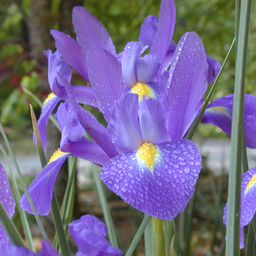
#> input picture Unidad_05/flowers.tif, 256 x 256 px, shrunk from 600 x 600 before the run, given in place of peppers.png, which was not available
$ python PDI_U5_Color_p1.py
#> lines starting #> are read from the running program, lines starting #| are printed output that depends on the picture; after the words box and inside, x2 and y2 are one past the last pixel; in counts of white or black regions, pixels touching at a corner belong together; pictures that were not available may be replaced by others from this repository, and a replacement may not be noted
import cv2
import numpy as np
import matplotlib.pyplot as plt

# --- Imagen RGB ------------------------------------------------------------------------
img = cv2.imread('peppers.png')
#> img is the input picture: shape (256, 256, 3); mean B, G, R 137, 105.9, 115.1
plt.figure(1), plt.imshow(img), plt.show(block=False)  # Acá se puede observar que OpenCV carga la imagen como BGR.

# --- Acomodamos canales ----------------------------------------------------------------
img_RGB = cv2.cvtColor(img, cv2.COLOR_BGR2RGB)
plt.figure(2), plt.imshow(img_RGB), plt.show(block=False)

# --- Separar canales -------------------------------------------------------------------
B, G, R = cv2.split(img)
plt.figure(3), plt.imshow(R, cmap='gray'), plt.title("Canal R"), plt.colorbar(), plt.show(block=False)

plt.figure()
ax1 = plt.subplot(221); plt.xticks([]), plt.yticks([]), plt.imshow(img_RGB), plt.title('Imagen RGB')
plt.subplot(222,sharex=ax1,sharey=ax1), plt.imshow(R,cmap='gray'), plt.title('Canal R')
plt.subplot(223,sharex=ax1,sharey=ax1), plt.imshow(G,cmap='gray'), plt.title('Canal G')
plt.subplot(224,sharex=ax1,sharey=ax1), plt.imshow(B,cmap='gray'), plt.title('Canal B')
plt.show(block=False)

# --- Modifico un canal ---------------------------------------------------------------
# img2 = img_RGB    # No! así crea una referencia: si se modifica una, se modifica la otra también.
img2 = img_RGB.copy()  # Así crea una copia. Otra forma sería "img2 = np.array(img_RGB)"
img2[:,:,0] = 0
plt.figure, plt.imshow(img2), plt.title('Canal R anulado'), plt.show(block=False)

R2 = R.copy()
R2 = R2*0.5
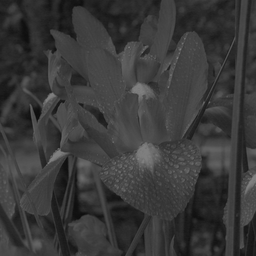
#> R2: shape (256, 256) float64; min 12, max 127.5, mean 57.6
R2 = R2.astype(np.uint8)
img3 = cv2.merge((R2,G,B))
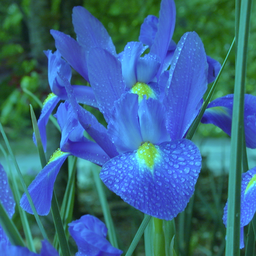
#> img3: shape (256, 256, 3); mean R, G, B 57.3, 105.9, 137
plt.figure, plt.imshow(img3), plt.title('Canal R escalado'), plt.show(block=False)

plt.figure
ax1 = plt.subplot(221); plt.xticks([]), plt.yticks([]), plt.imshow(img_RGB), plt.title('Imagen RGB')
plt.subplot(222,sharex=ax1,sharey=ax1), plt.imshow(img2,cmap='gray'), plt.title('Canal R anulado')
plt.subplot(223,sharex=ax1,sharey=ax1), plt.imshow(img3), plt.title('Canal R escalado')
plt.show()

# --- Imagen Indexada -------------------------------------------------------------------
# img = cv2.imread('peppers.png')         # N_colours= 99.059  --> Nbytes_img_idx/Nbytes_img: uint32 = 1.83
img = cv2.imread('home.jpg')            # N_colours= 51.711  --> Nbytes_img_idx/Nbytes_img: uint32 = 1.59 | uint16 = 0.93
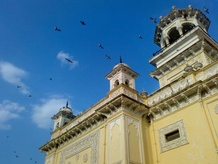
#> input picture Unidad_05/home.jpg, 218 x 164 px, shrunk from 512 x 384 before the run
#> img is the input picture: shape (164, 218, 3); mean B, G, R 141.2, 123.9, 91.6
# img = cv2.imread('flowers.tif')       # N_colours= 120.260 --> Nbytes_img_idx/Nbytes_img: uint32 = 1.667  # Cuidado! puede demorar mucho en correr...
img = cv2.cvtColor(img, cv2.COLOR_BGR2RGB)

# Obtengo colores
img_pixels = img.reshape(-1,3)
# colours = np.unique(img_pixels, axis=0)
colours, counts = np.unique(img_pixels, axis=0, return_counts=True)
#> counts = 17291 values, max 102 at index 132, min 1 at index 2, mean 2.07
idx = np.argsort(counts)        # Opcional:
#> idx = 17291 values, max 17290 at index 0, min 0 at index 13075, mean 8645
counts = counts[idx]            # Ordeno los colores segun su frecuencia de aparición
#> counts = 17291 values from 1 to 102
colours = colours[idx]          # El ultimo elemento de counts posee el color con mayor frec. de aparición.
N_colours = colours.shape[0]
#> N_colours = 17291

# Genero imagen indexada
img_idx = -np.ones(img.shape[:-1])
for ii in range(N_colours):
    # --- Version legible ---------------------------------------------------------------------
    col_sel = colours[ii]
    maskR = img[:,:,0] == col_sel[0]
    maskG = img[:,:,1] == col_sel[1]
    maskB = img[:,:,2] == col_sel[2]
    mask = maskR & maskG & maskB
    img_idx[mask] = ii
#> this loop made 17291 passes
#> col_sel on passes 1 to 3: [239, 223, 210], [112, 120, 99], [112, 125, 116]
#> pass 1, `maskR = img[:,:,0] == col_sel[0]`:
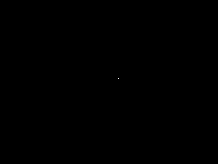
#> maskR: shape (164, 218) bool; 0% white in thin lines or dots, all inside (x1, y1, x2, y2) = (118, 78, 119, 79)
#> after the loop:
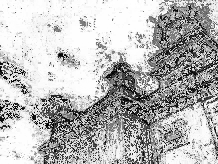
#> img_idx: shape (164, 218) float64; min 0, max 17290, mean 12582.5; drawn with min black and max white
    # --- Version compacta -------------------------------------------------------------------
    # img_idx[(img[:,:,0] == colours[ii][0]) & (img[:,:,1] == colours[ii][1]) & (img[:,:,2] == colours[ii][2])] = ii
    # --- Otra version -------------------------------------------------------------------------
    # mask = cv2.inRange(img, colours[ii], colours[ii])  # https://docs.opencv.org/3.4/d2/de8/group__core__array.html#ga48af0ab51e36436c5d04340e036ce981
    # img_idx[mask>0] = ii

plt.figure(), plt.imshow(img_idx, cmap="gray"), plt.show(block=False)
img_idx.max()
img_idx.min()

# Check & Conversion
np.any(img_idx==-1) # Verificamos que ningún pixel quedó sin asignar...
img_idx = np.uint32(img_idx)        # Rango: [0 2^32-1] --> [0 4.294.967.295]
img_idx = np.uint16(img_idx)      # Rango: [0 2^16-1] --> [0 65.535]
img_idx.dtype

# Calculo de relación de bytes
Nbytes_img_idx = 4*np.prod(img_idx.shape) + np.prod(colours.shape)  # uint32: 4 bytes
#> Nbytes_img_idx = 194881
Nbytes_img_idx = 2*np.prod(img_idx.shape) + np.prod(colours.shape)  # uint16: 2 bytes
#> Nbytes_img_idx = 123377
Nbytes_img = np.prod(img.shape)
#> Nbytes_img = 107256
Nbytes_img_idx/Nbytes_img

# Plots
plt.figure()
ax1 = plt.subplot(221); plt.xticks([]), plt.yticks([]), plt.imshow(img), plt.title('Imagen Original'), plt.colorbar()
plt.subplot(222,sharex=ax1,sharey=ax1), plt.imshow(img_idx, cmap="gray"), plt.title('Imagen Indexada - Indices'), plt.colorbar()
plt.subplot(223,sharex=ax1,sharey=ax1), plt.imshow(img_idx, cmap="jet"), plt.title('Imagen Indexada - jet'), plt.colorbar()
plt.subplot(224,sharex=ax1,sharey=ax1), plt.imshow(img_idx, cmap="hot"), plt.title('Imagen Indexada - hot'), plt.colorbar()
plt.show(block=False)

# Plot opcional (cuando los colores están ordenados)
P = 5   # 5 - 20 - 50 - 80
img_idx_topValues_mask = cv2.inRange(np.int32(img_idx), (N_colours-1)*(100-P)/100, (N_colours-1))
#> img_idx_topValues_mask: shape (164, 218); 35.2% white; 299 white regions (290 under 20 px), largest, box (x1, y1, x2, y2) and area: (0, 0, 161, 99) 9316, (0, 111, 42, 164) 1233, (163, 104, 214, 164) 680
img_idx_topValues = cv2.bitwise_and(img, img, mask= img_idx_topValues_mask)
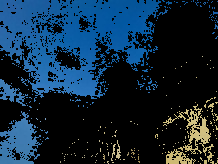
#> img_idx_topValues: shape (164, 218, 3); mean R, G, B 16.1, 38.9, 58.1
# img_idx_topValues = img.copy()                              # Lo mismo que antes...
# img_idx_topValues[img_idx_topValues_mask<255, :] = 0            # pero de manera "manual".
porc = 100* np.sum(img_idx_topValues_mask>0) / np.prod(img_idx_topValues_mask.shape)
#> porc = 35.2

plt.figure()
ax1 = plt.subplot(221)
plt.xticks([]), plt.yticks([]), plt.imshow(img), plt.title('Imagen Original'), plt.colorbar()
plt.subplot(222,sharex=ax1,sharey=ax1), plt.imshow(img_idx_topValues_mask, cmap="gray"), plt.title(f'Imagen Indexada - {P:5.2f}% top values - mask'), plt.colorbar()
plt.subplot(223,sharex=ax1,sharey=ax1), plt.imshow(img_idx_topValues), plt.title(f'Imagen Indexada - top values (%{porc:5.2f})'), plt.colorbar()
plt.show(block=False)
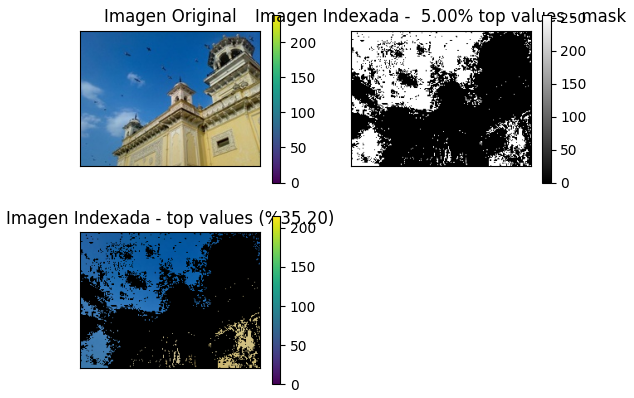
#> figure drawn by matplotlib, 6 panels
